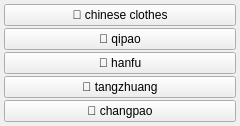
<?xml version="1.0" encoding="UTF-8"?>
<ui version="4.0">
 <class>clothes_chinese_clothes_menu</class>
 <widget class="QWidget" name="clothes_chinese_clothes_menu">
  <property name="geometry">
   <rect><x>0</x><y>0</y><width>240</width><height>60</height></rect>
  </property>
  <layout class="QGridLayout" name="grid">
   <property name="leftMargin"><number>4</number></property>
   <property name="topMargin"><number>4</number></property>
   <property name="rightMargin"><number>4</number></property>
   <property name="bottomMargin"><number>4</number></property>
   <property name="horizontalSpacing"><number>2</number></property>
   <property name="verticalSpacing"><number>2</number></property>
   <item row="0" column="0">
    <widget class="QPushButton" name="chk_chinese_clothes">
     <property name="checkable"><bool>true</bool></property>
     <property name="text"><string>🐉 chinese clothes</string></property>
     <property name="tags" stdset="0"><string>chinese clothes</string></property>
     <property name="group" stdset="0"><string>chinese_clothes</string></property>
    </widget>
   </item>
   <item row="1" column="0">
    <widget class="QPushButton" name="chk_qipao">
     <property name="checkable"><bool>true</bool></property>
     <property name="text"><string>🧧 qipao</string></property>
     <property name="tags" stdset="0"><string>qipao</string></property>
     <property name="group" stdset="0"><string>chinese_clothes</string></property>
    </widget>
   </item>
   <item row="2" column="0">
    <widget class="QPushButton" name="chk_hanfu">
     <property name="checkable"><bool>true</bool></property>
     <property name="text"><string>🏮 hanfu</string></property>
     <property name="tags" stdset="0"><string>hanfu</string></property>
     <property name="group" stdset="0"><string>chinese_clothes</string></property>
    </widget>
   </item>
   <item row="3" column="0">
    <widget class="QPushButton" name="chk_tangzhuang">
     <property name="checkable"><bool>true</bool></property>
     <property name="text"><string>🏮 tangzhuang</string></property>
     <property name="tags" stdset="0"><string>tangzhuang</string></property>
     <property name="group" stdset="0"><string>chinese_clothes</string></property>
    </widget>
   </item>
   <item row="4" column="0">
    <widget class="QPushButton" name="chk_changpao">
     <property name="checkable"><bool>true</bool></property>
     <property name="text"><string>🏮 changpao</string></property>
     <property name="tags" stdset="0"><string>changpao</string></property>
     <property name="group" stdset="0"><string>chinese_clothes</string></property>
    </widget>
   </item>
  </layout>
 </widget>
 <resources/>
 <connections/>
</ui>
